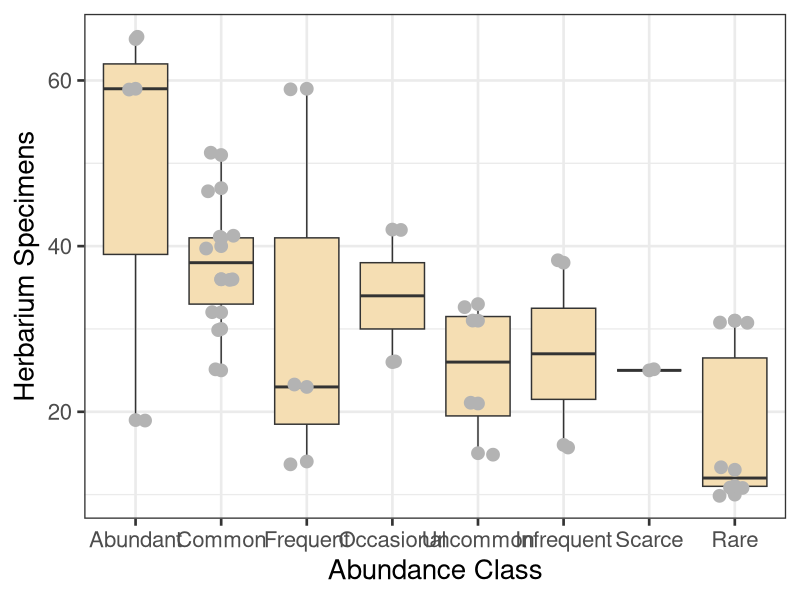
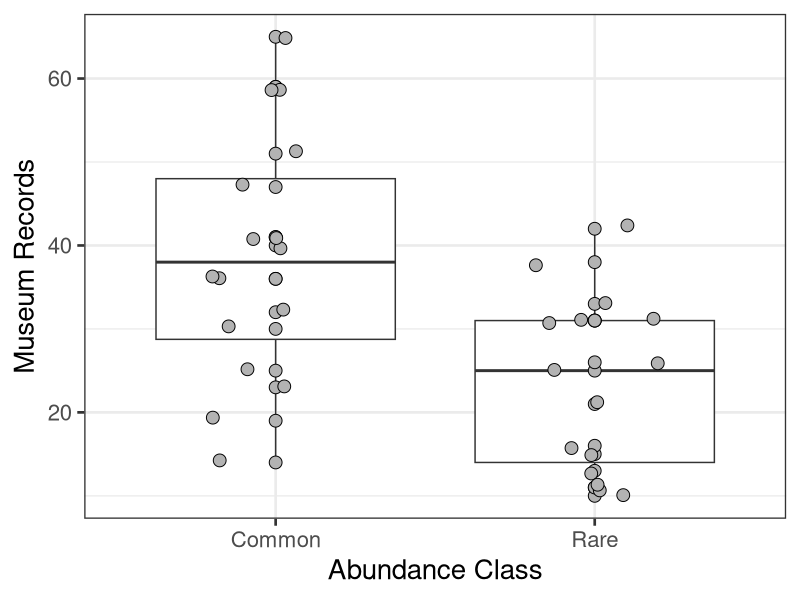
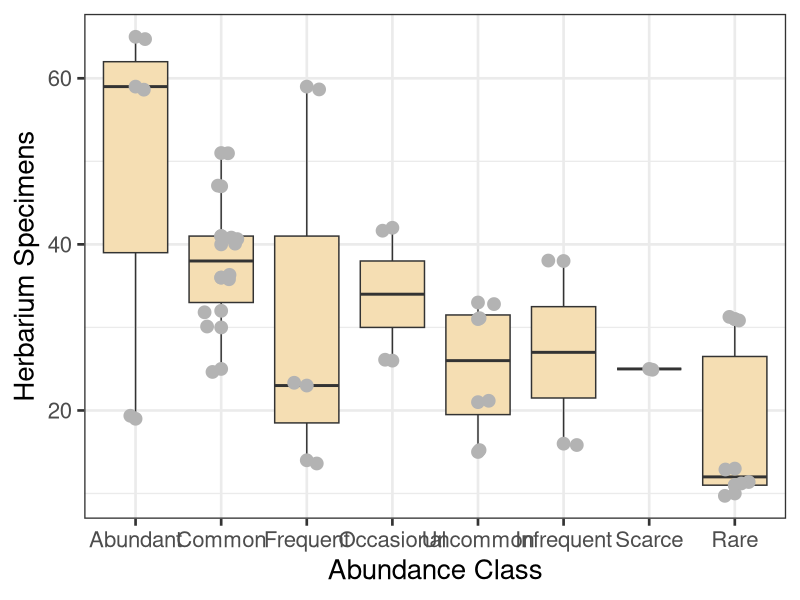
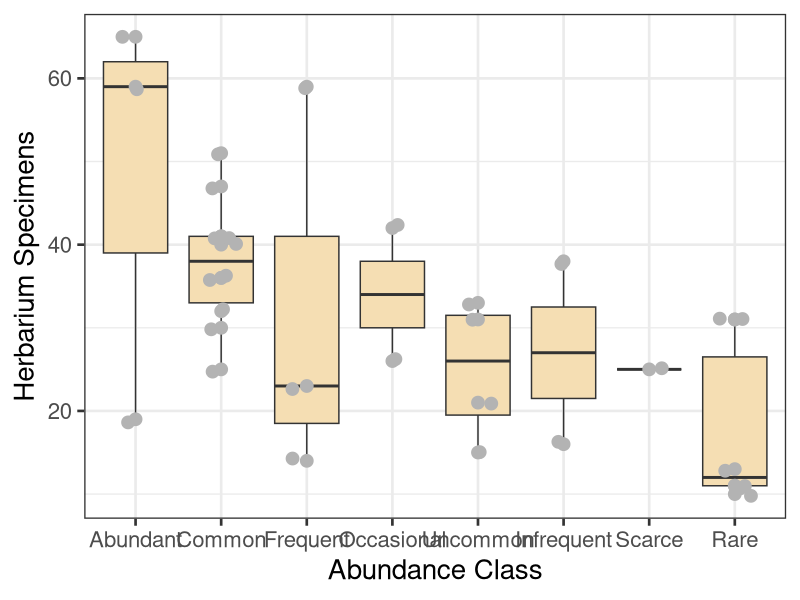
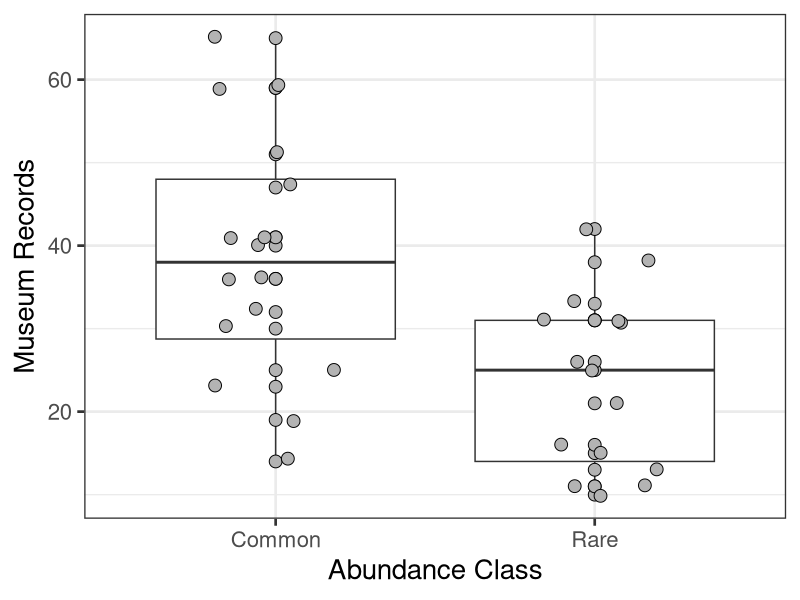
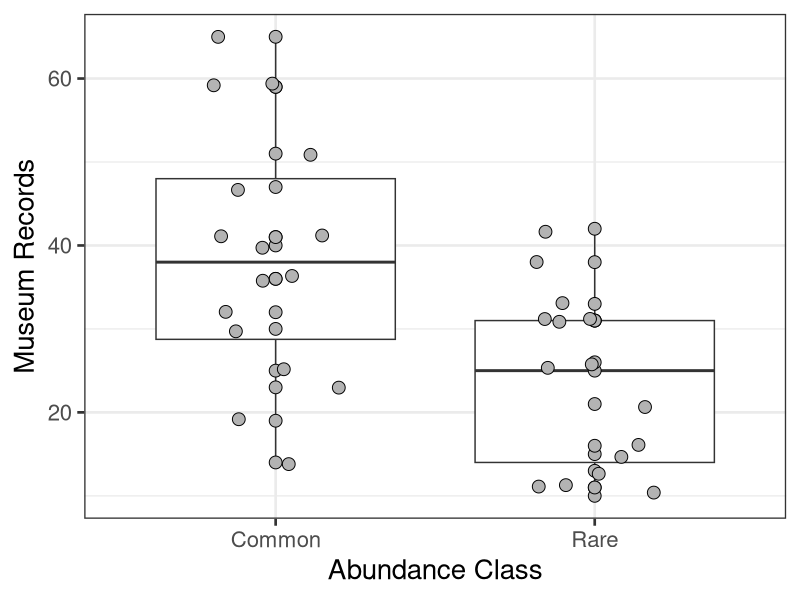

R code for these plots, in order:
# --------------------------------------
# Read in Primack Concord data
# Compiled from notebooks from Primack
# IMG_6197.JPG and IMG_6198.JPG
# 22 Apr 2020
# NJG
# --------------------------------------
#
library(ggplot2)
# set up data frame
df <- read.table(file="FormattedData/x_primack_concord_trees.csv",
                 stringsAsFactors = FALSE,
                 comment.char="#",
                 sep=",",
                 header=TRUE)
# reorder groups
df$Abundance.Rank <- factor(df$Abundance.Rank,
                       levels = c('Abundant',
                                  'Common',
                                  'Frequent',
                                  'Occasional',
                                  'Uncommon',
                                  'Infrequent',
                                  'Scarce',
                                  'Rare'),
                       ordered = TRUE)
# boxplot and ANOVA with full Eaton rankings
model_1 <- aov(data=df,Herbarium.Specimens~Abundance.Rank)
summary(model_1)
model_1r <- lm(data=df,Herbarium.Specimens~Abundance.Rank)
summary(model_1r)


figure_1 <- ggplot(data=df,aes(x=Abundance.Rank,
                               y=Herbarium.Specimens)) +
geom_boxplot(fill=I("wheat")) +
geom_point(size=4,shape=21,
           color="grey70",fill="grey70") +
  geom_jitter(width=0.2,size=4,
              color="grey70",fill="grey70") +
  xlab("Abundance Class") +
  ylab("Herbarium Specimens") + 
  theme_bw(base_size=20)

print(figure_1)
ggsave(plot=figure_1, filename="Output/x_ConcordTreesFull.pdf",width=11,height=8.55,units="in",device="pdf") 
ggsave(plot=figure_1, filename="Output/x_ConcordTreesFull.jpeg",width=11,height=8.55,units="in",device="jpeg") 


# boxplot and ANOVA with collapsed Primack rankings
model_1 <- aov(data=df,Herbarium.Specimens~Simple.Rank)
summary(model_1)
model_1r <- lm(data=df,Herbarium.Specimens~Simple.Rank)
summary(model_1r)


figure_2 <- ggplot(data=df,aes(x=Simple.Rank,
                               y=Herbarium.Specimens)) +
geom_boxplot() +
geom_point(size=4,shape=21,
           color="black",fill="grey70") +
  geom_jitter(width=0.2,size=4,shape=21,
              color="black",fill="grey70") +
  xlab("Abundance Class") +
  ylab("Museum Records") + 
  theme_bw(base_size=20)

print(figure_2)
ggsave(plot=figure_2, filename="Output/x_ConcordTreesSimple.pdf",width=11,height=8.55,units="in",device="pdf") 
ggsave(plot=figure_2, filename="Output/x_ConcordTreesSimple.jpeg",width=11,height=8.55,units="in",device="jpeg") 